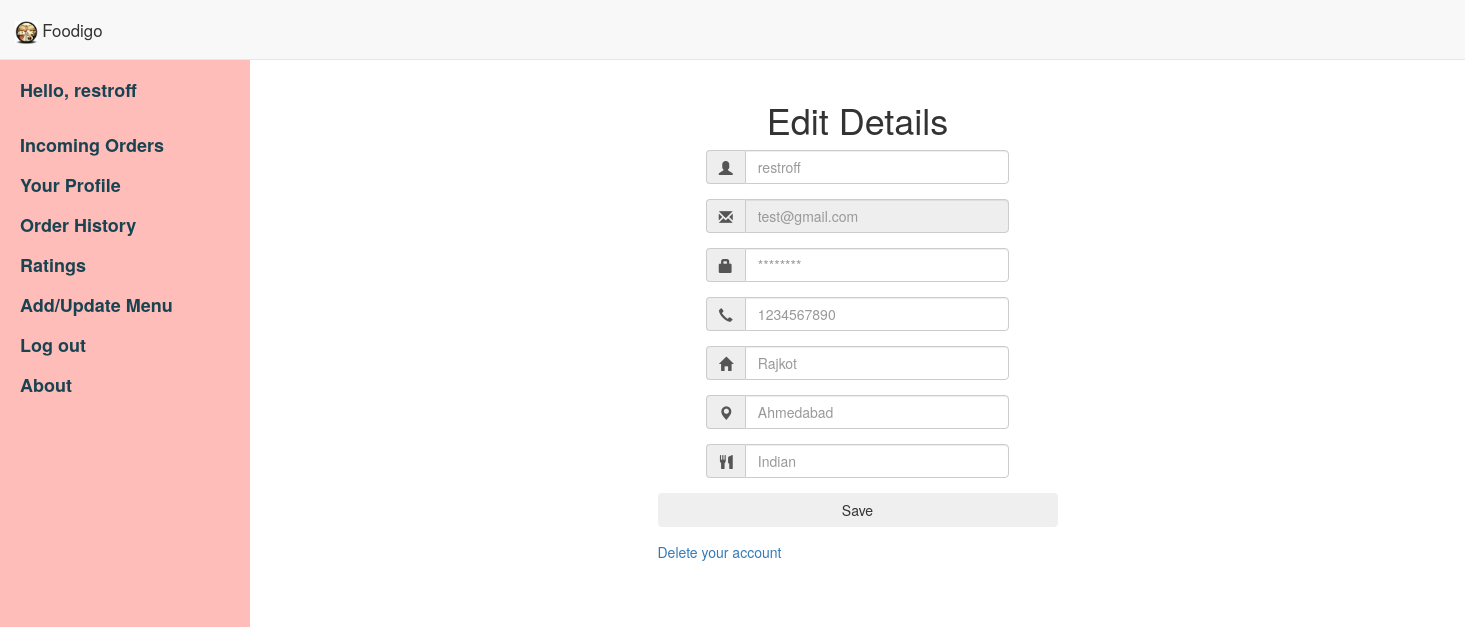
Page /details/ (signed in) on the committed database.
### foodspark/models.py (models this page shows, shortened)
class Restaurant(models.Model):
	email = models.EmailField(primary_key = True)
	password = models.CharField(max_length=100)
	name = models.CharField(max_length=200)
	address = models.TextField()
	RES_TYPE = (
		('B','Bar'),
		('R','Restaurant'),
		('C','Cafe')
	)
	res_type = models.CharField(max_length=1,choices = RES_TYPE,default = 'R')
	cuisine = models.CharField(null = True, max_length=100)
	city = models.CharField(max_length = 100,null = True)
	phone_regex = RegexValidator(regex=r'^\+?1?\d{9,15}$', message="Phone number must be entered in the format: '+999999999'. Up to 15 digits allowed.") #############look into regex
	phone = models.CharField(validators=[phone_regex],max_length=15,blank = True)
	imgurl = models.CharField(max_length=1000,null=True)

### foodspark/views.py (the view)
# urls.py: re_path(r'^details/?$',views.details,name='details'),
def details(request):
    if 'id' in request.session.keys():
        if request.session['type'] == 'customer':
            context = {
                'customer': Customer.objects.get(email=request.session['id']),
            }
            return render(request, 'foodspark/userdetails.html', context)
        elif request.session['type'] == 'restaurant':
            context = {
                'restaurant': Restaurant.objects.get(email=request.session['id'])
            }
            return render(request, 'foodspark/restdetails.html', context)
        elif request.session['type'] == 'deliveryboy':
            context = {
                'deliveryboy': DeliveryBoy.objects.get(email=request.session['id'])
            }
            return render(request, 'foodspark/dbdetails.html', context)
    else:
        return render(request, "foodspark/login.html")

### foodspark/templates/foodspark/restdetails.html (shortened to what this page needs)
<!DOCTYPE html>
<html lang="en">
<head>
    <link href="/static/css/bootstrap.min.css" rel="stylesheet">
    <link href="/static/css/jquery-clockpicker.min.css" rel="stylesheet">
    <link href="/static/css/mystyle.css" rel="stylesheet">
    <link href="/static/css/simple-sidebar2.css" rel="stylesheet">
</head>
<body>
    <nav class="navbar navbar-nav navbar-default navbar-fixed-top">
        <div class="container" style="margin:0 !important;">
            <span class="navbar-left" style="font-size:1.2em;"><img src="/static/img/logo.gif" class="logo_bitch"/>   Foodigo</span>
        </div>
    </nav>
    <div id="wrapper">
        <div id="sidebar-wrapper">
            <ul class="sidebar-nav">
                <li class="sidebar-brand">
                    <a href="/">
                        Hello, {{restaurant.name}}
                    </a>
                </li>
                <li>
                    <a href="/home/">
                        Incoming Orders
                    </a>
                </li>
                <li>
                    <a href="/details/">Your Profile</a>
                </li>
                <li>
                    <a href="/resthistory/">Order History</a>
                </li>
                <li>
                    <a href="/ratings/">Ratings</a>
                </li>
                <li>
                    <a href="/restprofile/">Add/Update Menu</a>
                </li>
                <li>
                    <a href="/logout/">Log out</a>
                </li>
                <li>
                    <a href="/about/">About</a>
                </li>
            </ul>
        </div>
        <div id="page-content-wrapper">
            <div class="container-fluid">
                <div class="row">
                    <div class="col-lg-12">
                        <h1 style="text-align:center;">Edit Details</h1>
                        <div class="container">
                          <div class="row">
                            <div class="Absolute-Center is-Responsive" style="padding:0px !important;margin-top: 70px !important;">
                              <div class="col-sm-12 col-md-10 col-md-offset-1">
                                <form action="/savedetails/" method="post" id="loginForm">
                                  <div class="form-group input-group">
                                    <span class="input-group-addon"><i class="glyphicon glyphicon-user"></i></span>
                                    <input class="form-control" type="text" name='name' placeholder="{{restaurant.name}}"/>
                                  </div>
                                  <div class="form-group input-group">
                                    <span class="input-group-addon"><i class="glyphicon glyphicon-envelope"></i></span>
                                    <input class="form-control" type="text" name='name' placeholder="{{restaurant.email}}" disabled/>
                                  </div>
                                  <div class="form-group input-group">
                                    <span class="input-group-addon"><i class="glyphicon glyphicon-lock"></i></span>
                                    <input class="form-control" type="password" name='password' placeholder="********"/>
                                  </div>
                                  <div class="form-group input-group">
                                    <span class="input-group-addon"><i class="glyphicon glyphicon-earphone"></i></span>
                                    <input class="form-control" type="tel" name='phone' placeholder="{{restaurant.phone}}"/>
                                  </div>
                                  <div class="form-group input-group">
                                    <span class="input-group-addon"><i class="glyphicon glyphicon-home"></i></span>
                                    <input class="form-control" type="text" name='address' placeholder="{{restaurant.address}}"/>
                                  </div>
                                  <div class="form-group input-group">
                                    <span class="input-group-addon"><i class="glyphicon glyphicon-map-marker"></i></span>
                                    <input class="form-control" type="text" name='city' placeholder="{{restaurant.city}}"/>
                                  </div>
                                  <div class="form-group input-group">
                                    <span class="input-group-addon"><i class="glyphicon glyphicon-cutlery"></i></span>
                                    <input class="form-control" type="text" name='cuisine' placeholder="{{restaurant.cuisine}}"/>
                                  </div>
                                  </div>
                                  <div class="form-group">
                                    <button type="submit" class="btn btn-def btn-block">Save</button>
                                  </div>
                            <a href="/deleteAccount/">Delete your account</a>
                              </div>
                            </div>
                            <div style="padding-top: 450px;"></div>
                          </div>
                        </div>
                    </div>
                </div>
            </div>
        </div>
</body>
</html>

### foodspark/static/css/mystyle.css (style rules this page uses)
.logo_bitch { width:10%; height:10%; }
.navbar-left { width: 225px; }
.navbar-fixed-top { line-height:60px; height:60px; }
.navbar-nav { margin: 0 !important; }
.Absolute-Center { margin: auto; position: absolute; top: 0; left: 0; bottom: 0; right: 0; }
.Absolute-Center.is-Responsive { width: 50%; height: 50%; min-width: 200px; max-width: 400px; padding: 40px; }

### foodspark/static/css/simple-sidebar2.css (style rules this page uses)
body { overflow-x: hidden; }
#wrapper { padding-left: 0; -webkit-transition: all 0.5s ease; -moz-transition: all 0.5s ease; -o-transition: all 0.5s ease; transition: all 0.5s ease; }
#sidebar-wrapper { z-index: 1000; position: fixed; left: 250px; width: 0; height: 100%; margin-left: -250px; overflow-y: auto; background: #ffbdba; -webkit-transition: all 0.5s ease; -moz-transition: all 0.5s ease; -o-transition: all 0.5s ease; transition: all 0.5s ease; }
#page-content-wrapper { width: 100%; position: absolute; padding: 15px; }
.sidebar-nav { position: absolute; top: 0; width: 250px; margin: 0; padding: 0; list-style: none; }
.sidebar-nav li { text-indent: 20px; line-height: 40px; }
.sidebar-nav li a { display: block; text-decoration: none; color: #194350; font-weight: bold; font-size: 18px; }
.sidebar-nav > .sidebar-brand { height: 65px; font-size: 18px; line-height: 60px; }
.sidebar-nav > .sidebar-brand a { color: #194350; }
@media (min-width:768px) { #wrapper { padding-left: 250px; } }
@media (min-width:768px) { #sidebar-wrapper { width: 250px; } }
@media (min-width:768px) { #page-content-wrapper { padding: 20px; position: relative; } }

### rows in the picture
Restaurant: name "restroff", name "test@gmail.com", phone "1234567890", address "Rajkot", city "Ahmedabad", cuisine "Indian"
